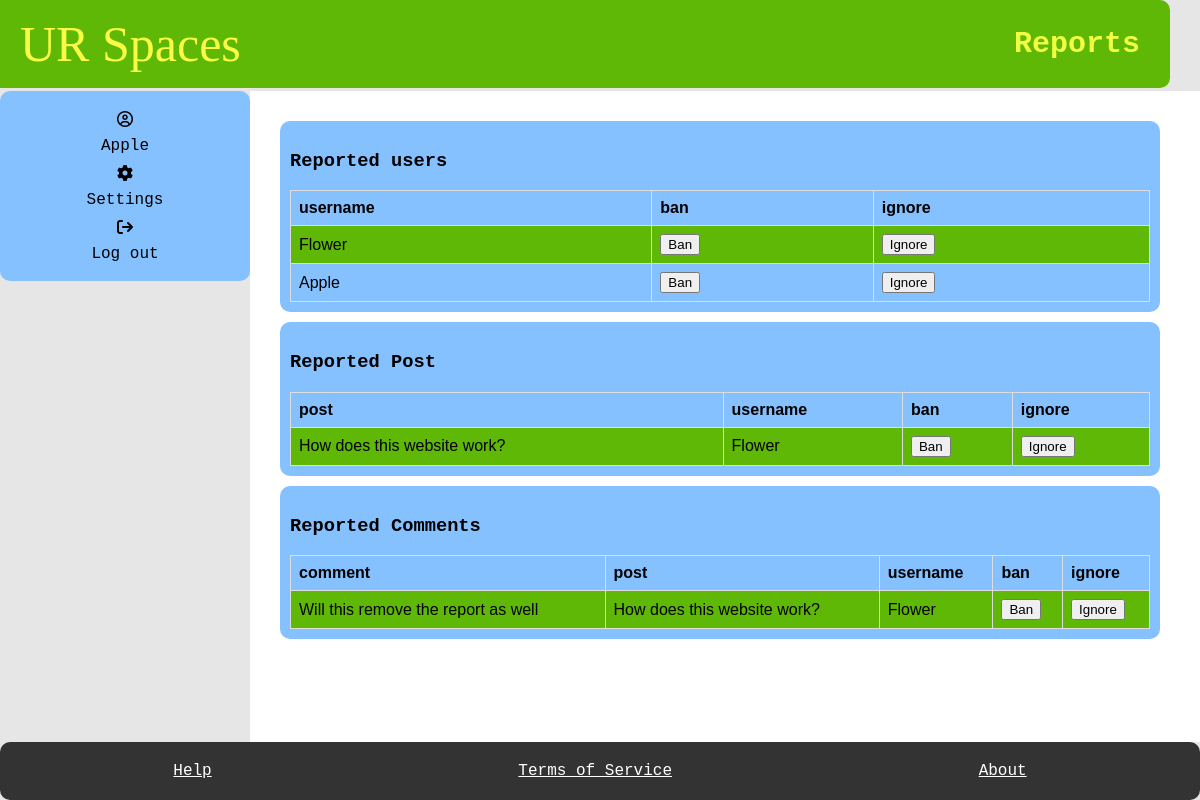
Page /report/ (signed in) on the committed database.
### myapp/models.py (models this page shows, shortened)
class Student(models.Model):
    User_ID = models.ForeignKey(User, on_delete=models.CASCADE)
    bio = models.TextField(default="Please add bio in settings", blank=True)
    banned = models.BooleanField(default=False)
    avatar =ResizedImageField(size=[50, 80], quality=100, upload_to="authors", default=None, null=True, blank=True)
    reported = models.BooleanField(default=False)
    slug = models.SlugField(max_length=400, unique=True, blank=True)
    def get_url(self):
        return reverse("user", kwargs={
            "slug":self.slug
        })

class Posts(models.Model):
    User_ID = models.ForeignKey(Student, on_delete=models.CASCADE)
    SubForum_ID = models.ForeignKey(SubForum, default= 1, on_delete=models.CASCADE)
    post_name = models.TextField(max_length=400)
    contents = models.TextField()
    count_likes = models.IntegerField(default=0, blank=True, )
    locked = models.BooleanField(default=False)
    pin = models.BooleanField(default=False)
    reported = models.BooleanField(default=False)
    post_date = models.DateTimeField(auto_now_add=True)
    slug = models.SlugField(max_length=400, unique=True, blank=True)
    likes = models.ManyToManyField(User, related_name="post_like")
    def get_url(self):
        return reverse("posts", kwargs={
            "slug":self.slug
        })

class Comment(models.Model):
    Post_ID = models.ForeignKey(Posts, on_delete=models.CASCADE)
    User_ID = models.ForeignKey(Student, on_delete=models.CASCADE)
    count_likes = models.IntegerField(default=0)
    pin = models.BooleanField(default=False)
    reported = models.BooleanField(default=False)
    com_contents = models.TextField(max_length=500)
    com_date = models.DateTimeField(auto_now_add=True)
    likes = models.ManyToManyField(User, related_name="comment_like")

### myapp/views.py (the view)
# urls.py: path("report/", report, name="report"),
@login_required
def report(request, pk=None):
    students = Student.objects.filter(reported=True, banned=False)
    posts = Posts.objects.filter(reported=True, User_ID__banned =False)
    comments = Comment.objects.filter(reported=True, User_ID__banned =False)
    if "banUser_btn" in request.POST:
        banUser = Student.objects.get(pk=pk)
        banUser.banned = True
        banUser.save()
        return redirect("report")
    if "ignoreUser_btn" in request.POST:
        ignoreUser = Student.objects.get(pk=pk)
        ignoreUser.reported = False
        ignoreUser.save()
        return redirect("report")
    if "banUserPost_btn" in request.POST:
        postUser = Posts.objects.get(pk=pk)
        banUser = Student.objects.get(pk= postUser.User_ID.pk)
        banUser.banned = True
        banUser.save()
        return redirect("report")
    if "ignorePost_btn" in request.POST:
        ignorePost = Posts.objects.get(pk=pk)
        ignorePost.reported = False
        ignorePost.save()
        return redirect("report")
    if "banUserComment_btn" in request.POST:
        commentUser = Comment.objects.get(pk=pk)
        banUser = Student.objects.get(pk = commentUser.User_ID.pk)
        banUser.banned = True
        banUser.save()
        return redirect("report")
    if "ignoreComment_btn" in request.POST:
        ignoreComment = Comment.objects.get(pk=pk)
        ignoreComment.reported = False
        ignoreComment.save()
        return redirect("report")
    context = {
        "students": students,
        "posts":posts,
        "comments": comments,
    }
    return render(request, "report.html", context)

### myapp/templates/report.html (shortened to what this page needs)
{% extends 'base.html' %}
    {% block title %}
    <h1>Reports</h1>
    {% endblock %}
    {% block content %}
    <main>
        <section class="box" >
        <h3>Reported users</h3>
            <table style="width:100%">
                <tr>
                  <th>username</th>
                  <th>ban</th>
                  <th>ignore</th>
                </tr>
                {% for student in students%}
                <tr>
                  <td><a href="{{student.get_url}}">{{student.User_ID.username}}</a></td>
                  <form action="{% url 'report_update' student.id %}" method="POST" onsubmit="return confirmBanUser(event)">
                  <td><button type="submit" name="banUser_btn">Ban</button></td>
                  <td><button type="submit" name="ignoreUser_btn">Ignore</button></td>
                  </form>
                </tr>
                {% endfor %}
            </table>
        </section>
        <section class="box" >
            <h3>Reported Post</h3>
            <table style="width:100%">
                <tr>
                  <th>post</th>
                  <th>username</th>
                  <th>ban</th>
                  <th>ignore</th>
                </tr>
                {% for post in posts%}
                <tr>
                  <td><a href="{{post.get_url}}">{{post.post_name}}</a></td>
                  <td><a href="{{post.User_ID.get_url}}">{{post.User_ID.User_ID.username}}</a></td>
                  <form action="{% url 'report_update' post.id %}" method="POST" onsubmit="return confirmBanUser(event)">
                  <td><button type="submit" name="banUserPost_btn">Ban</button></td>
                  <td><button type="submit" name="ignorePost_btn">Ignore</button></td>
                  </form>
                </tr>
                {%endfor%}
            </table>
        </section>
        <section class="box" >
            <h3>Reported Comments</h3>
             <table style="width:100%">
                <tr>
                    <th>comment</th>
                    <th>post</th>
                    <th>username</th>
                    <th>ban</th>
                    <th>ignore</th>
                </tr>
                {%for comment in comments%}
                <tr>
                    <td><span> {{comment.com_contents}} </span></td>
                    <td><a href="{{comment.Post_ID.get_url}}">{{comment.Post_ID.post_name}} </a></td>
                    <td><a href="{{comment.User_ID.get_url}}">{{comment.User_ID.User_ID.username}}</a></td>
                    <form action="{% url 'report_update' comment.id %}" method="POST" onsubmit="return confirmBanUser(event)">
                    <td><button type="submit" name="banUserComment_btn">Ban</button></td>
                    <td><button type="submit" name="ignoreComment_btn">Ignore</button></td>
                    </form>
                </tr>
                {% endfor %}
            </table>
        </section>
    </main>
    {% endblock %}

### myapp/templates/base.html (shortened to what this page needs)
{%load static%}
<!DOCTYPE html>
<html lang="en">
    <head>
        <link rel="stylesheet" href="{%static 'style.css' %}"/>
    </head>
  <body>
    <div id="container">
        <header>
          <a href="{% url 'index' %}" class="title">UR Spaces</a>
          {% block title %}
          {% endblock %}
        </header>
        <aside id="aside">
          <div class="user-panel">
            <i class="fa-regular fa-circle-user"></i><a href="{% url 'profile' %}"> {{request.user.username}} </a>
            {% if request.user.is_staff%}
            <i class="fa-solid fa-file-lines"></i><a href="{% url 'report' %}"> Reports </a>
            {%else%}
            <i class="fa-solid fa-gear"></i><a href="{% url 'setting' %}"> Settings </a>
            {% endif %}
            <i class="fa-solid fa-arrow-right-from-bracket"></i><a href="{% url 'logout' %}">Log out </a>
          </div>
        </aside>
    {% block content %}
    {% endblock %}
    <footer>
        <a href="{% url 'help' %}" id="footer_link">Help</a>
        <a href="{% url 'service' %}" id="footer_link">Terms of Service</a>
        <a href="{% url 'about' %}" id="footer_link">About</a>
      </footer>
    </div>
  </body>
</html>

### myapp/static/style.css (style rules this page uses)
body { font-family: monospace; font-size: 16px; background-color: #e6e6e6; margin: 0; padding: 0; }
#container { display: grid; grid-template-areas: "header header" ". ." "aside main" "footer footer"; grid-template-rows: auto 3px 1fr auto; grid-template-columns: 250px 1fr; min-height: 100vh; }
header { grid-area: header; display: flex; justify-content: space-between; align-items: center; padding: 15px 30px; background-color: #5eb805; border-radius: 10px; position: relative; left: -30px; }
header .title { font-size: 50px; color: #f2ff42; text-decoration: none; font-family: 'Brush Script MT', Brush Script Std, cursive; position: relative; left: 20px; }
header h1 { font-size: 30px; margin: 0; color: #f2ff42 }
#aside { grid-area: aside; padding: 20px 20px; background-color: #85c0ff; height: 150px; display: flex; flex-direction: column; align-items: center; gap: 10px; border-radius: 10px; }
.user-panel { width: 100%; display: flex; flex-direction: column; align-items: center; gap: 10px; }
main { grid-area: main; background-color: white; padding: 20px; padding-right: 30px; }
.box { display: flex; flex-direction: column; border-radius: 10px; padding: 10px; margin: 10px; background-color: #85c0ff; }
footer { grid-area: footer; background-color: #333; padding: 20px; display: flex; justify-content: space-around; border-radius: 10px; }
#footer_link { color: white; text-decoration: underline;; font-size: 16px; }
a:link { color: #000000; text-decoration: none; }
a.title:link { text-decoration: none; color: #fafd44; }

### myapp/templates/report.html (style rules this page uses)
table { font-family: arial, sans-serif; border-collapse: collapse; width: 100%; }
td, th { border: 1px solid #dddddd; text-align: left; padding: 8px; }
tr:nth-child(even) { background-color: #5eb805; }

### rows in the picture
Student: User_ID.username "Flower"
Student: User_ID.username "Apple"
Posts: post_name "How does this website work?", User_ID.User_ID.username "Flower"
Comment: com_contents "Will this remove the report as well", Post_ID.post_name "How does this website work?", User_ID.User_ID.username "Flower"

### other values in the picture
{{ request.user.username }} "Apple"
